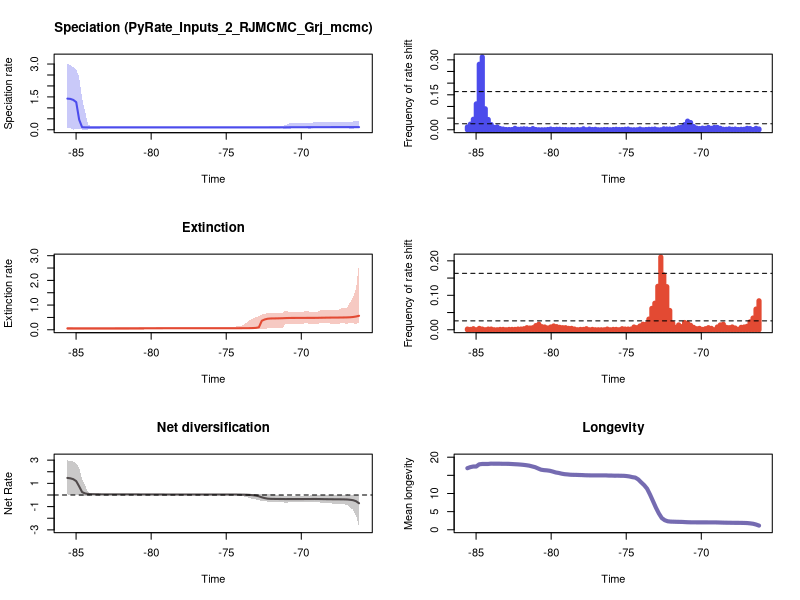

The R source for this figure:


pdf(file='./RTT_plots.pdf',width=10, height=15)
par(mfrow=c(3,2))
library(scales)

time=c(-66.15508150474699, -66.35128951515807,-66.54749752556916,-66.74370553598027,-66.93991354639135,-67.13612155680244,-67.33232956721355,-67.52853757762463,-67.72474558803574,-67.92095359844683,-68.11716160885791,-68.31336961926903,-68.50957762968011,-68.7057856400912,-68.9019936505023,-69.09820166091339,-69.2944096713245,-69.49061768173559,-69.68682569214667,-69.88303370255778,-70.07924171296887,-70.27544972337995,-70.47165773379106,-70.66786574420215,-70.86407375461323,-71.06028176502434,-71.25648977543543,-71.45269778584654,-71.64890579625762,-71.8451138066687,-72.04132181707982,-72.2375298274909,-72.43373783790199,-72.6299458483131,-72.82615385872418,-73.0223618691353,-73.21856987954638,-73.41477788995746,-73.61098590036858,-73.80719391077966,-74.00340192119074,-74.19960993160186,-74.39581794201294,-74.59202595242405,-74.78823396283514,-74.98444197324622,-75.18064998365733,-75.37685799406842,-75.5730660044795,-75.76927401489061,-75.9654820253017,-76.16169003571278,-76.35789804612389,-76.55410605653498,-76.75031406694609,-76.94652207735717,-77.14273008776826,-77.33893809817937,-77.53514610859045,-77.73135411900154,-77.92756212941265,-78.12377013982373,-78.31997815023485,-78.51618616064593,-78.71239417105701,-78.90860218146813,-79.10481019187921,-79.3010182022903,-79.4972262127014,-79.69343422311249,-79.88964223352357,-80.08585024393469,-80.28205825434577,-80.47826626475688,-80.67447427516797,-80.87068228557905,-81.06689029599016,-81.26309830640125,-81.45930631681233,-81.65551432722344,-81.85172233763453,-82.04793034804564,-82.24413835845672,-82.44034636886781,-82.63655437927892,-82.83276238969,-83.02897040010109,-83.2251784105122,-83.42138642092328,-83.61759443133437,-83.81380244174548,-84.01001045215656,-84.20621846256768,-84.40242647297876,-84.59863448338984,-84.79484249380096,-84.99105050421204,-85.18725851462312,-85.38346652503424,-85.57967453544532)
rate=c(0.12072220514739826, 0.12072220514739826,0.12037337792172532,0.12031039164251792,0.12031039164251792,0.12015068753698757,0.12000898593580178,0.12000898593580178,0.12010023204926715,0.12000898593580178,0.1197947300239798,0.11943272156720895,0.11929575947055049,0.11920377698146643,0.11898631201716675,0.11809700447652266,0.11744576996186532,0.1170782876884599,0.11674250176371491,0.11641994902765551,0.1162109180607935,0.11601625689991882,0.11591547220944277,0.11484406539665179,0.11341010759425543,0.11073122619409134,0.10910918815720927,0.10840820478246457,0.10838995768165567,0.10793687489491105,0.10780982894857469,0.10760833996752148,0.10753827005450026,0.10736769823797514,0.10731031148367763,0.10731031148367763,0.10726672388747002,0.10716571847362964,0.10716571847362964,0.10712595422994664,0.10712595422994664,0.10706576772907231,0.10706576772907231,0.10706576772907231,0.10706576772907231,0.10706576772907231,0.1068808833231199,0.1068808833231199,0.1068808833231199,0.1068808833231199,0.10679981544857121,0.10679981544857121,0.10679981544857121,0.1068808833231199,0.1068808833231199,0.1068808833231199,0.1068808833231199,0.10679981544857121,0.10679981544857121,0.10676906698380566,0.10676906698380566,0.10676906698380566,0.10676906698380566,0.10679981544857121,0.10679981544857121,0.10679981544857121,0.1068808833231199,0.1068808833231199,0.10698937069300707,0.10698937069300707,0.10706576772907231,0.10706576772907231,0.10710605551020692,0.10710605551020692,0.10710605551020692,0.10710605551020692,0.10710605551020692,0.10698937069300707,0.10679981544857121,0.1068808833231199,0.10679981544857121,0.10673867821629773,0.10679981544857121,0.1068808833231199,0.10679981544857121,0.10679981544857121,0.10676906698380566,0.10679981544857121,0.10706576772907231,0.10716571847362964,0.10726672388747002,0.10745845073511867,0.10811080626269196,0.11014593261078447,0.11601612744426612,0.46099595496417656,1.2608283982155029,1.362620336170485,1.4095820751083799,1.4209077877014642)
minHPD=c(0.06300832703476474, 0.06357503030533598,0.056514759040064116,0.056514759040064116,0.06300832703476474,0.06300832703476474,0.06300832703476474,0.05953282190783201,0.05953282190783201,0.05953282190783201,0.05953282190783201,0.06300832703476474,0.06300832703476474,0.06300832703476474,0.06300832703476474,0.06300832703476474,0.05953282190783201,0.05626612219969944,0.06300832703476474,0.06357503030533598,0.06357503030533598,0.06300832703476474,0.06300832703476474,0.05872875480256912,0.05383234867826682,0.05383234867826682,0.05829716673032728,0.06357503030533598,0.06300832703476474,0.06357503030533598,0.06398150923091953,0.06484237852617931,0.06555725943431794,0.06357503030533598,0.06398150923091953,0.06398150923091953,0.06421369278786,0.06484237852617931,0.06484237852617931,0.06484237852617931,0.06484237852617931,0.06555725943431794,0.06555725943431794,0.06555725943431794,0.06555725943431794,0.06555725943431794,0.06555725943431794,0.06555725943431794,0.06555725943431794,0.06555725943431794,0.06357503030533598,0.06281902648317918,0.06281902648317918,0.06357503030533598,0.06555725943431794,0.06555725943431794,0.06555725943431794,0.06555725943431794,0.06357503030533598,0.06281902648317918,0.06281902648317918,0.06281902648317918,0.06281902648317918,0.06281902648317918,0.06281902648317918,0.06281902648317918,0.06281902648317918,0.06281902648317918,0.06281902648317918,0.06281902648317918,0.06281902648317918,0.06555725943431794,0.06555725943431794,0.06555725943431794,0.06555725943431794,0.06555725943431794,0.06555725943431794,0.06484237852617931,0.06421369278786,0.06421369278786,0.06281902648317918,0.06281902648317918,0.06484237852617931,0.06398150923091953,0.06281902648317918,0.06281902648317918,0.06281902648317918,0.06281902648317918,0.05829716673032728,0.05589913450481924,0.05829716673032728,0.05323055625119605,0.005187561079873332,0.005744967703158071,0.005744967703158071,0.04428972012105385,0.05383234867826682,0.007206101124981135,0.06300832703476474,0.09974800144318362)
maxHPD=c(0.39631769064519184, 0.3944573058131149,0.37751488363739655,0.37389988098273913,0.3696485060397864,0.3560433113974491,0.3560433113974491,0.3486404709546551,0.3486404709546551,0.3486404709546551,0.3486404709546551,0.3486404709546551,0.345732157547514,0.345732157547514,0.3402869300548791,0.3355723585498419,0.3304699489327429,0.3163381691964673,0.31481198549104283,0.31481198549104283,0.31481198549104283,0.3136475152628799,0.3090711292549794,0.3020767060452175,0.278329861924228,0.2159665611910931,0.17502740529705607,0.17436138046747301,0.16811923259094583,0.1631970641576215,0.16118176742451754,0.16118176742451754,0.16118176742451754,0.1579312751260942,0.1579312751260942,0.1579312751260942,0.15770425733973448,0.1579312751260942,0.1579312751260942,0.15770425733973448,0.15770425733973448,0.1579312751260942,0.1579312751260942,0.1579312751260942,0.1579312751260942,0.1579312751260942,0.15770425733973448,0.15770425733973448,0.15770425733973448,0.15770425733973448,0.15549292329635203,0.1537149329279837,0.1537149329279837,0.15549292329635203,0.15770425733973448,0.15770425733973448,0.15770425733973448,0.15770425733973448,0.15549292329635203,0.15310793993106017,0.15310793993106017,0.15310793993106017,0.15310793993106017,0.1537149329279837,0.1537149329279837,0.1537149329279837,0.1537149329279837,0.1537149329279837,0.1537149329279837,0.1537149329279837,0.1537149329279837,0.15770425733973448,0.15770425733973448,0.15770425733973448,0.15770425733973448,0.15770425733973448,0.15770425733973448,0.1579312751260942,0.15770425733973448,0.1579312751260942,0.1579312751260942,0.15770425733973448,0.16118176742451754,0.16118176742451754,0.16118176742451754,0.16118176742451754,0.1629034031647248,0.1629034031647248,0.16118176742451754,0.1631970641576215,0.17430974746512842,0.18198385428638386,0.23987675555274862,0.8688615248177877,1.4094346963487807,2.4051932158983846,2.7595522914567794,2.857406495358648,2.961930692208235,3.017594167658986)
remove_na = !is.na(rate)
time = time[remove_na]
plot(time,time,type = 'n', ylim = c(0, 3.319353584424885), xlim = c(-85.67777854065088,-66.05697749954143), ylab = 'Speciation rate', xlab = 'Time',main='Speciation (PyRate_Inputs_2_RJMCMC_Grj_mcmc)' )
polygon(c(time, rev(time)), c(maxHPD[remove_na], rev(minHPD[remove_na])), col = alpha('#4c4cec',0.3), border = NA)
lines(time,rate[remove_na], col = '#4c4cec', lwd=2)
mids=c(-66.1560724542945, -66.35426236380067,-66.55245227330681,-66.75064218281298,-66.94883209231912,-67.14702200182529,-67.34521191133146,-67.5434018208376,-67.74159173034377,-67.93978163984991,-68.13797154935608,-68.33616145886222,-68.53435136836839,-68.73254127787453,-68.9307311873807,-69.12892109688684,-69.32711100639301,-69.52530091589915,-69.72349082540532,-69.92168073491146,-70.11987064441763,-70.3180605539238,-70.51625046342994,-70.71444037293611,-70.91263028244225,-71.11082019194842,-71.30901010145456,-71.50720001096073,-71.70538992046687,-71.90357982997304,-72.10176973947918,-72.29995964898535,-72.49814955849149,-72.69633946799766,-72.8945293775038,-73.09271928700997,-73.29090919651614,-73.48909910602228,-73.68728901552845,-73.88547892503459,-74.08366883454076,-74.2818587440469,-74.48004865355307,-74.67823856305921,-74.87642847256538,-75.07461838207152,-75.27280829157769,-75.47099820108383,-75.66918811059,-75.86737802009617,-76.06556792960231,-76.26375783910848,-76.46194774861462,-76.66013765812079,-76.85832756762693,-77.0565174771331,-77.25470738663924,-77.45289729614541,-77.65108720565155,-77.84927711515772,-78.04746702466386,-78.24565693417003,-78.44384684367617,-78.64203675318234,-78.84022666268851,-79.03841657219465,-79.23660648170082,-79.43479639120696,-79.63298630071313,-79.83117621021927,-80.02936611972544,-80.22755602923158,-80.42574593873775,-80.62393584824389,-80.82212575775006,-81.0203156672562,-81.21850557676237,-81.41669548626854,-81.61488539577468,-81.81307530528085,-82.01126521478699,-82.20945512429316,-82.4076450337993,-82.60583494330547,-82.80402485281161,-83.00221476231778,-83.20040467182392,-83.39859458133009,-83.59678449083623,-83.7949744003424,-83.99316430984857,-84.19135421935471,-84.38954412886088,-84.58773403836702,-84.78592394787319,-84.98411385737933,-85.1823037668855,-85.38049367639164,-85.5786835858978)
counts=c(0.003, 0.006,0.001,0.005,0.006,0.002,0.002,0.001,0.003,0.002,0.004,0.002,0.002,0.006,0.01,0.01,0.006,0.01,0.006,0.007,0.005,0.007,0.014,0.031,0.037,0.022,0.011,0.009,0.005,0.002,0.003,0.003,0.004,0.0,0.0,0.003,0.002,0.002,0.001,0.0,0.003,0.0,0.0,0.0,0.003,0.002,0.001,0.001,0.002,0.001,0.0,0.001,0.001,0.0,0.0,0.002,0.001,0.003,0.0,0.004,0.0,0.001,0.0,0.001,0.0,0.001,0.001,0.002,0.002,0.001,0.003,0.001,0.0,0.0,0.0,0.001,0.005,0.001,0.003,0.004,0.003,0.002,0.006,0.001,0.001,0.001,0.003,0.005,0.012,0.01,0.022,0.044,0.09,0.312,0.281,0.111,0.045,0.024,0.012)
plot(mids,counts,type = 'h', xlim = c(-85.67777854065088,-66.05697749954143), ylim=c(0,0.312), ylab = 'Frequency of rate shift', xlab = 'Time',lwd=5,col='#4c4cec')
bf2 = 0.025812591584077275
bf6 = 0.16372883894523804
abline(h=bf2, lty=2)
abline(h=bf6, lty=2)

time=c(-66.15508150474699, -66.35128951515807,-66.54749752556916,-66.74370553598027,-66.93991354639135,-67.13612155680244,-67.33232956721355,-67.52853757762463,-67.72474558803574,-67.92095359844683,-68.11716160885791,-68.31336961926903,-68.50957762968011,-68.7057856400912,-68.9019936505023,-69.09820166091339,-69.2944096713245,-69.49061768173559,-69.68682569214667,-69.88303370255778,-70.07924171296887,-70.27544972337995,-70.47165773379106,-70.66786574420215,-70.86407375461323,-71.06028176502434,-71.25648977543543,-71.45269778584654,-71.64890579625762,-71.8451138066687,-72.04132181707982,-72.2375298274909,-72.43373783790199,-72.6299458483131,-72.82615385872418,-73.0223618691353,-73.21856987954638,-73.41477788995746,-73.61098590036858,-73.80719391077966,-74.00340192119074,-74.19960993160186,-74.39581794201294,-74.59202595242405,-74.78823396283514,-74.98444197324622,-75.18064998365733,-75.37685799406842,-75.5730660044795,-75.76927401489061,-75.9654820253017,-76.16169003571278,-76.35789804612389,-76.55410605653498,-76.75031406694609,-76.94652207735717,-77.14273008776826,-77.33893809817937,-77.53514610859045,-77.73135411900154,-77.92756212941265,-78.12377013982373,-78.31997815023485,-78.51618616064593,-78.71239417105701,-78.90860218146813,-79.10481019187921,-79.3010182022903,-79.4972262127014,-79.69343422311249,-79.88964223352357,-80.08585024393469,-80.28205825434577,-80.47826626475688,-80.67447427516797,-80.87068228557905,-81.06689029599016,-81.26309830640125,-81.45930631681233,-81.65551432722344,-81.85172233763453,-82.04793034804564,-82.24413835845672,-82.44034636886781,-82.63655437927892,-82.83276238969,-83.02897040010109,-83.2251784105122,-83.42138642092328,-83.61759443133437,-83.81380244174548,-84.01001045215656,-84.20621846256768,-84.40242647297876,-84.59863448338984,-84.79484249380096,-84.99105050421204,-85.18725851462312,-85.38346652503424,-85.57967453544532)
rate=c(0.5663512632891701, 0.5370273735895656,0.5175479792472525,0.5066166449565876,0.5012136213464762,0.4987163672341129,0.49700907243146825,0.4952049059135196,0.49500610314374616,0.49394284822810325,0.4925535789478479,0.49115846398657786,0.48842973641886445,0.4869149760663546,0.483971798616013,0.4823248927445505,0.4823248927445505,0.4822627132421217,0.4815723815765913,0.4815723815765913,0.48082541340759855,0.48008758518927797,0.47949706633192873,0.4792006475755861,0.47689164582214605,0.47319351358830836,0.46749702234851204,0.4641957766470819,0.4610998506246604,0.4592654437077075,0.45716137167853527,0.44765894910794646,0.418266578964691,0.36474808598862773,0.09951766432209647,0.07667913457625838,0.06996755036621738,0.06654767280995436,0.06491048273201368,0.06443419231608234,0.06373672249367032,0.06288444297960366,0.06257004087650758,0.06257004087650758,0.06251171924654012,0.0624044081068473,0.0624044081068473,0.0624044081068473,0.0624044081068473,0.062465880726439195,0.0624044081068473,0.0624044081068473,0.0623249964049382,0.0623249964049382,0.0623249964049382,0.0623249964049382,0.0623249964049382,0.0623249964049382,0.062269141133123276,0.062269141133123276,0.06203987807071723,0.06195555562349808,0.06186572282163595,0.061770325768735666,0.06170405720175133,0.061598088205605514,0.06155398005837111,0.06107303849586491,0.06085489489737983,0.060481400969162984,0.059944391997533125,0.05919204272188947,0.058840851376885175,0.058533601856491764,0.05836558836476449,0.05754272063040686,0.056803068805054785,0.056476880842974454,0.05580934822947638,0.05562624638593454,0.055456439812097386,0.05533273035090074,0.05519082939374996,0.05507761171579435,0.055032494860973044,0.05500999711406011,0.05500904058281393,0.05500904058281393,0.05500434546812637,0.05500434546812637,0.05500434546812637,0.05497188203886742,0.05500434546812637,0.05497188203886742,0.05497188203886742,0.05500434546812637,0.055055488188740564,0.055055488188740564,0.055286868424202995,0.05533273035090074)
minHPD=c(0.2728112303480977, 0.2368925759778695,0.2602803689615109,0.28229753292475895,0.2368925759778695,0.2602803689615109,0.28229753292475895,0.2368925759778695,0.2368925759778695,0.2368925759778695,0.2602803689615109,0.2602803689615109,0.2655298711262404,0.28229753292475895,0.23195403573934398,0.23195403573934398,0.23195403573934398,0.24649014288055462,0.28229753292475895,0.23195403573934398,0.23195403573934398,0.23195403573934398,0.23195403573934398,0.23195403573934398,0.22682403744734117,0.21768507572354379,0.07922751261608715,0.07091589280859746,0.06759306175555418,0.06759306175555418,0.06161375253742398,0.05866551224856538,0.03745325995260829,0.03249822119635895,0.02314236791270565,0.026065824934226482,0.022944362857773216,0.024972116078473987,0.018316644286353836,0.018316644286353836,0.022944362857773216,0.022944362857773216,0.022944362857773216,0.022944362857773216,0.022944362857773216,0.022944362857773216,0.019653603359336233,0.019653603359336233,0.019653603359336233,0.022944362857773216,0.022944362857773216,0.022944362857773216,0.024209745025597442,0.024209745025597442,0.024209745025597442,0.024209745025597442,0.024209745025597442,0.024209745025597442,0.022944362857773216,0.024209745025597442,0.024457773007524754,0.024972116078473987,0.024972116078473987,0.024972116078473987,0.024972116078473987,0.024209745025597442,0.02236337224186473,0.022944362857773216,0.022944362857773216,0.02236337224186473,0.01621455111947815,0.012705419292183934,0.01192285690471906,0.01192285690471906,0.005671518657551779,0.00408883748701761,0.000342828112010499,0.00031152798669707856,0.00031152798669707856,0.00031152798669707856,0.000197280774375791,0.000197280774375791,0.00031152798669707856,0.00031152798669707856,0.000197280774375791,0.00031152798669707856,0.00031152798669707856,0.00031152798669707856,0.00031152798669707856,0.00031152798669707856,0.00031152798669707856,0.00031152798669707856,0.000197280774375791,0.000197280774375791,0.000197280774375791,0.00031152798669707856,0.000197280774375791,0.000197280774375791,0.00031152798669707856,0.000197280774375791)
maxHPD=c(2.6779347165476635, 1.6798695863488255,1.314300511809801,1.122259419942329,0.8991399681034872,0.8786603431091701,0.8689387256236181,0.8079575721605814,0.8059686261343816,0.7916645257230168,0.7916645257230168,0.7901527074261424,0.7916645257230168,0.7916645257230168,0.7316677590978021,0.729341040932496,0.729341040932496,0.7401224341549179,0.7729481397948542,0.7303137025978164,0.7303137025978164,0.729341040932496,0.729341040932496,0.7303137025978164,0.7401224341549179,0.7729481397948542,0.6943205450277,0.6830307692742353,0.6830307692742353,0.6830307692742353,0.6792090136695444,0.6809565502928582,0.6395486879360789,0.6190125500933666,0.551561465986338,0.5067601693357,0.4586986414905581,0.400075578442934,0.3051647753080085,0.22164227649463664,0.15528350795835202,0.13802404086569323,0.13134548653696781,0.1286064238362881,0.12428386304993405,0.12024342810964797,0.11455278021126497,0.11455278021126497,0.113960125298207,0.11455278021126497,0.113960125298207,0.113960125298207,0.11455278021126497,0.11455278021126497,0.11455278021126497,0.11455278021126497,0.11455278021126497,0.11455278021126497,0.113960125298207,0.11455278021126497,0.113960125298207,0.113960125298207,0.11386620410888901,0.113960125298207,0.113960125298207,0.11455278021126497,0.11066614873331912,0.11386620410888901,0.11386620410888901,0.113960125298207,0.11066614873331912,0.10877464240066106,0.10877464240066106,0.10840449436665912,0.10478657906988337,0.10478657906988337,0.09891598591787666,0.09645042536773683,0.09549905440348568,0.09397278942986009,0.09374737248482144,0.09374737248482144,0.09374737248482144,0.09374737248482144,0.09311564516498003,0.09311564516498003,0.09311564516498003,0.09311564516498003,0.09311564516498003,0.09311564516498003,0.09311564516498003,0.09311564516498003,0.09311564516498003,0.09311564516498003,0.09311564516498003,0.09374737248482144,0.09444188751067406,0.09444188751067406,0.0960365004395387,0.0960365004395387)
remove_na = !is.na(rate)
time = time[remove_na]
plot(time,time,type = 'n', ylim = c(0, 2.94572818820243), xlim = c(-85.67777854065088,-66.05697749954143), ylab = 'Extinction rate', xlab = 'Time',main='Extinction' )
polygon(c(time, rev(time)), c(maxHPD[remove_na], rev(minHPD[remove_na])), col = alpha('#e34a33',0.3), border = NA)
lines(time,rate[remove_na], col = '#e34a33', lwd=2)
mids=c(-66.1560724542945, -66.35426236380067,-66.55245227330681,-66.75064218281298,-66.94883209231912,-67.14702200182529,-67.34521191133146,-67.5434018208376,-67.74159173034377,-67.93978163984991,-68.13797154935608,-68.33616145886222,-68.53435136836839,-68.73254127787453,-68.9307311873807,-69.12892109688684,-69.32711100639301,-69.52530091589915,-69.72349082540532,-69.92168073491146,-70.11987064441763,-70.3180605539238,-70.51625046342994,-70.71444037293611,-70.91263028244225,-71.11082019194842,-71.30901010145456,-71.50720001096073,-71.70538992046687,-71.90357982997304,-72.10176973947918,-72.29995964898535,-72.49814955849149,-72.69633946799766,-72.8945293775038,-73.09271928700997,-73.29090919651614,-73.48909910602228,-73.68728901552845,-73.88547892503459,-74.08366883454076,-74.2818587440469,-74.48004865355307,-74.67823856305921,-74.87642847256538,-75.07461838207152,-75.27280829157769,-75.47099820108383,-75.66918811059,-75.86737802009617,-76.06556792960231,-76.26375783910848,-76.46194774861462,-76.66013765812079,-76.85832756762693,-77.0565174771331,-77.25470738663924,-77.45289729614541,-77.65108720565155,-77.84927711515772,-78.04746702466386,-78.24565693417003,-78.44384684367617,-78.64203675318234,-78.84022666268851,-79.03841657219465,-79.23660648170082,-79.43479639120696,-79.63298630071313,-79.83117621021927,-80.02936611972544,-80.22755602923158,-80.42574593873775,-80.62393584824389,-80.82212575775006,-81.0203156672562,-81.21850557676237,-81.41669548626854,-81.61488539577468,-81.81307530528085,-82.01126521478699,-82.20945512429316,-82.4076450337993,-82.60583494330547,-82.80402485281161,-83.00221476231778,-83.20040467182392,-83.39859458133009,-83.59678449083623,-83.7949744003424,-83.99316430984857,-84.19135421935471,-84.38954412886088,-84.58773403836702,-84.78592394787319,-84.98411385737933,-85.1823037668855,-85.38049367639164,-85.5786835858978)
counts=c(0.084, 0.06,0.034,0.023,0.01,0.008,0.007,0.001,0.005,0.008,0.006,0.007,0.016,0.014,0.008,0.0,0.004,0.006,0.003,0.001,0.004,0.003,0.007,0.013,0.019,0.021,0.009,0.014,0.007,0.019,0.056,0.125,0.159,0.211,0.126,0.077,0.062,0.031,0.016,0.016,0.011,0.006,0.008,0.002,0.002,0.002,0.003,0.0,0.001,0.001,0.0,0.002,0.0,0.0,0.0,0.0,0.001,0.0,0.003,0.001,0.001,0.0,0.002,0.004,0.004,0.006,0.006,0.007,0.009,0.011,0.008,0.005,0.008,0.009,0.016,0.012,0.006,0.005,0.006,0.003,0.002,0.002,0.001,0.001,0.001,0.0,0.001,0.001,0.0,0.0,0.002,0.002,0.0,0.002,0.004,0.0,0.003,0.001,0.002)
plot(mids,counts,type = 'h', xlim = c(-85.67777854065088,-66.05697749954143), ylim=c(0,0.211), ylab = 'Frequency of rate shift', xlab = 'Time',lwd=5,col='#e34a33')
abline(h=bf2, lty=2)
abline(h=bf6, lty=2)
#Net Diversification Rate
time=c(-66.15508150474699, -66.35128951515807,-66.54749752556916,-66.74370553598027,-66.93991354639135,-67.13612155680244,-67.33232956721355,-67.52853757762463,-67.72474558803574,-67.92095359844683,-68.11716160885791,-68.31336961926903,-68.50957762968011,-68.7057856400912,-68.9019936505023,-69.09820166091339,-69.2944096713245,-69.49061768173559,-69.68682569214667,-69.88303370255778,-70.07924171296887,-70.27544972337995,-70.47165773379106,-70.66786574420215,-70.86407375461323,-71.06028176502434,-71.25648977543543,-71.45269778584654,-71.64890579625762,-71.8451138066687,-72.04132181707982,-72.2375298274909,-72.43373783790199,-72.6299458483131,-72.82615385872418,-73.0223618691353,-73.21856987954638,-73.41477788995746,-73.61098590036858,-73.80719391077966,-74.00340192119074,-74.19960993160186,-74.39581794201294,-74.59202595242405,-74.78823396283514,-74.98444197324622,-75.18064998365733,-75.37685799406842,-75.5730660044795,-75.76927401489061,-75.9654820253017,-76.16169003571278,-76.35789804612389,-76.55410605653498,-76.75031406694609,-76.94652207735717,-77.14273008776826,-77.33893809817937,-77.53514610859045,-77.73135411900154,-77.92756212941265,-78.12377013982373,-78.31997815023485,-78.51618616064593,-78.71239417105701,-78.90860218146813,-79.10481019187921,-79.3010182022903,-79.4972262127014,-79.69343422311249,-79.88964223352357,-80.08585024393469,-80.28205825434577,-80.47826626475688,-80.67447427516797,-80.87068228557905,-81.06689029599016,-81.26309830640125,-81.45930631681233,-81.65551432722344,-81.85172233763453,-82.04793034804564,-82.24413835845672,-82.44034636886781,-82.63655437927892,-82.83276238969,-83.02897040010109,-83.2251784105122,-83.42138642092328,-83.61759443133437,-83.81380244174548,-84.01001045215656,-84.20621846256768,-84.40242647297876,-84.59863448338984,-84.79484249380096,-84.99105050421204,-85.18725851462312,-85.38346652503424,-85.57967453544532)
net_rate=c(-0.7112220221337723, -0.5362921397319527,-0.44893411616401846,-0.41219813325414256,-0.3863861890702999,-0.37900122273717657,-0.37472128609110417,-0.3714917612363026,-0.3701592152590671,-0.3683314892947012,-0.3638015969229091,-0.3622039481658149,-0.35806057431246624,-0.3519347943794676,-0.3467558205902053,-0.34404839978661994,-0.345625994191149,-0.34754103341451814,-0.3491030232764215,-0.35033599068980553,-0.3505734360522826,-0.3501938679951704,-0.3508178506726155,-0.35117193002965313,-0.3505945376049387,-0.3524556961622331,-0.34638735152512506,-0.34496976609752245,-0.3421726786875411,-0.33769280728457995,-0.3333457611967011,-0.3166457566193971,-0.26894471926800917,-0.20022287510899825,-0.11214154413739391,-0.05383692519151577,-0.016392139772798846,0.0067416563110557215,0.02148783193028278,0.02839698254092601,0.033132095421060825,0.03747325950086261,0.03996397242422018,0.04057355088101276,0.04146351631553928,0.041981541850357615,0.04210662006676863,0.042135858295969414,0.042314059764139704,0.04224612525839347,0.04233186786796575,0.04229248957089246,0.04252763496367829,0.04257660454947989,0.04262528658204133,0.04262528658204133,0.04262496589796508,0.04258734723158088,0.042609948365109264,0.042571603846265654,0.04274639926883038,0.042889141391886945,0.04303514700949844,0.04320814049778144,0.043304858888207,0.043682398316710676,0.04411362259131519,0.044696303018635655,0.04556999509561933,0.04608971425026385,0.04712232693426984,0.04800098413601389,0.04848341787767127,0.04870619261945779,0.04916620112752367,0.05036597939996057,0.05157891386287877,0.05201257861683628,0.05251479549296029,0.05306161159632604,0.05342499924060679,0.05345872215828826,0.05388097509576182,0.054427530361615795,0.054782114204375607,0.05495264857156546,0.05487790110386669,0.055221934064773374,0.0558408043754899,0.057880141517613004,0.06210613510334595,0.06961436550603742,0.08711467245674212,0.1353511289341283,0.2477233479398231,0.739594472188835,1.1915498381872462,1.3611940855704028,1.4343734942007438,1.4678401610209202)
net_minHPD=c(-2.720469500227397, -1.7729817830801389,-1.2918643691897047,-1.0734276663499585,-0.8595253431587059,-0.7956698161714633,-0.7494289142751418,-0.7410224624380723,-0.7294309816222284,-0.7494289142751418,-0.6980448451596222,-0.6961953286119898,-0.6980448451596222,-0.6478097109778267,-0.638725508435091,-0.6205005737468319,-0.6205005737468319,-0.6350988425803581,-0.6205005737468319,-0.638725508435091,-0.638725508435091,-0.6205005737468319,-0.6205005737468319,-0.6205005737468319,-0.6350988425803581,-0.6860892039727802,-0.5987514244286697,-0.5840778447015464,-0.6030472577171111,-0.5875365549701441,-0.5840778447015464,-0.564977885176936,-0.5397353322605823,-0.5057092721989243,-0.4495997448077498,-0.38882017333675933,-0.35189703753233104,-0.2888166440040372,-0.18500597355092757,-0.127009706393862,-0.05788714234583221,-0.03781229528020488,-0.029919621604065957,-0.02970105575127971,-0.025828178892492004,-0.024015740487823116,-0.019533600114576374,-0.019533600114576374,-0.017645981596184607,-0.017645981596184607,-0.01571786837730356,-0.014981023937461965,-0.016126810198353186,-0.016126810198353186,-0.016126810198353186,-0.016126810198353186,-0.016126810198353186,-0.014981023937461965,-0.01571786837730356,-0.014981023937461965,-0.016126810198353186,-0.01571786837730356,-0.016126810198353186,-0.01571786837730356,-0.016126810198353186,-0.016126810198353186,-0.01571786837730356,-0.014321906065997397,-0.013789533449567973,-0.01307248132226109,-0.01307248132226109,-0.016126810198353186,-0.011281338397072682,-0.011281338397072682,-0.011281338397072682,-0.011281338397072682,-0.011281338397072682,-0.014981023937461965,-0.007791091087682694,-0.007676618076436034,-0.011023713217125197,-0.011281338397072682,-0.007791091087682694,-0.007791091087682694,-0.011023713217125197,-0.011023713217125197,-0.011023713217125197,-0.011023713217125197,-0.01307248132226109,-0.016126810198353186,-0.018100639059773438,-0.029546416697538963,-0.07895252560765564,-0.06101104420113245,-0.05252311564682034,-0.05252311564682034,-0.007676618076436034,-0.0036947894053555863,0.004832102081280279,0.05057181482700775)
net_maxHPD=c(-0.0020787340286623768, -0.007065607794402851,-0.007065607794402851,-0.028895314315217024,0.05408123209471821,-0.007065607794402851,-0.0020787340286623768,-0.007760618593699253,-0.0020787340286623768,-0.028895314315217024,-0.0020787340286623768,-0.007065607794402851,-0.02496297412312387,-0.0020787340286623768,-0.0193784629449662,-0.028895314315217024,-0.02496297412312387,-0.05547734302218704,-0.053725941895478246,-0.0674170365414579,-0.0674170365414579,-0.053725941895478246,-0.05547734302218704,-0.053725941895478246,-0.0674170365414579,-0.09393949821338754,0.02750025374291651,0.04177907072086494,0.03415161487582859,0.04629649363009379,0.0521492931019743,0.07195247523024523,0.08180101621840943,0.10671222701843838,0.1056279820995715,0.11287607941282243,0.12291237555507704,0.11287607941282243,0.12751858140053043,0.12751858140053043,0.12751858140053043,0.11287607941282243,0.11287607941282243,0.11084662795692793,0.11084662795692793,0.11084662795692793,0.11287607941282243,0.11287607941282243,0.11287607941282243,0.11287607941282243,0.11287607941282243,0.11287607941282243,0.11084662795692793,0.11084662795692793,0.11084662795692793,0.11084662795692793,0.11084662795692793,0.11287607941282243,0.11084662795692793,0.11084662795692793,0.10883894132668781,0.10883894132668781,0.10742272000404543,0.10883894132668781,0.10742272000404543,0.1068230185753362,0.10742272000404543,0.10742272000404543,0.10742272000404543,0.10742272000404543,0.10742272000404543,0.10742272000404543,0.11366979779187622,0.11398176786662989,0.11398176786662989,0.11657531859666548,0.11700802364475398,0.11657531859666548,0.1241204570565305,0.1241204570565305,0.12239634134581676,0.12239634134581676,0.12676877444006704,0.127609148648729,0.12676877444006704,0.12708877418546916,0.12708877418546916,0.127609148648729,0.127609148648729,0.1318471059703239,0.14247176163216257,0.14790277343195507,0.23509146424534563,0.8640423454873217,1.3514664630860294,2.3313690695171614,2.7301382217917816,2.8799105876766466,2.9439641131146033,2.968980894120448)
remove_na = !is.na(net_rate)
time = time[remove_na]
plot(time,time,type = 'n', ylim = c(-2.992516450250137, 3.265878983532493), xlim = c(-85.67777854065088,-66.05697749954143), ylab = 'Net Rate', xlab = 'Time',lwd=2, main='Net diversification', col= '#504A4B' )
polygon(c(time, rev(time)), c(net_maxHPD[remove_na], rev(net_minHPD[remove_na])), col = alpha('#504A4B',0.3), border = NA)
lines(time,net_rate[remove_na], col = '#504A4B', lwd=2)
abline(h=0,lty=2)


time=c(-66.15508150474699, -66.35128951515807,-66.54749752556916,-66.74370553598027,-66.93991354639135,-67.13612155680244,-67.33232956721355,-67.52853757762463,-67.72474558803574,-67.92095359844683,-68.11716160885791,-68.31336961926903,-68.50957762968011,-68.7057856400912,-68.9019936505023,-69.09820166091339,-69.2944096713245,-69.49061768173559,-69.68682569214667,-69.88303370255778,-70.07924171296887,-70.27544972337995,-70.47165773379106,-70.66786574420215,-70.86407375461323,-71.06028176502434,-71.25648977543543,-71.45269778584654,-71.64890579625762,-71.8451138066687,-72.04132181707982,-72.2375298274909,-72.43373783790199,-72.6299458483131,-72.82615385872418,-73.0223618691353,-73.21856987954638,-73.41477788995746,-73.61098590036858,-73.80719391077966,-74.00340192119074,-74.19960993160186,-74.39581794201294,-74.59202595242405,-74.78823396283514,-74.98444197324622,-75.18064998365733,-75.37685799406842,-75.5730660044795,-75.76927401489061,-75.9654820253017,-76.16169003571278,-76.35789804612389,-76.55410605653498,-76.75031406694609,-76.94652207735717,-77.14273008776826,-77.33893809817937,-77.53514610859045,-77.73135411900154,-77.92756212941265,-78.12377013982373,-78.31997815023485,-78.51618616064593,-78.71239417105701,-78.90860218146813,-79.10481019187921,-79.3010182022903,-79.4972262127014,-79.69343422311249,-79.88964223352357,-80.08585024393469,-80.28205825434577,-80.47826626475688,-80.67447427516797,-80.87068228557905,-81.06689029599016,-81.26309830640125,-81.45930631681233,-81.65551432722344,-81.85172233763453,-82.04793034804564,-82.24413835845672,-82.44034636886781,-82.63655437927892,-82.83276238969,-83.02897040010109,-83.2251784105122,-83.42138642092328,-83.61759443133437,-83.81380244174548,-84.01001045215656,-84.20621846256768,-84.40242647297876,-84.59863448338984,-84.79484249380096,-84.99105050421204,-85.18725851462312,-85.38346652503424,-85.57967453544532)
rate=c(1.1501274926767537, 1.4412989753607985,1.6557066462519106,1.7658078761971123,1.8502615147100703,1.8800959295797703,1.8984517827859717,1.9092442983748887,1.9138358158083653,1.9206982567247561,1.9385556412446423,1.9473065842433108,1.9642940168645222,1.9888608089984556,2.014681826014337,2.0360494949962753,2.0360494949962753,2.035250299302341,2.0380107037543214,2.0378844179896403,2.0398967494267413,2.0439889001130824,2.047123405118048,2.051486660382152,2.0727771553995797,2.108362045717242,2.1610791408039054,2.17833807739349,2.1980665746601815,2.224831781278446,2.2494925262749894,2.339745794604633,2.6349074346311347,3.220824582009868,4.497690255646355,6.096381723459474,7.908366895102497,9.706967656135495,11.325929687606958,12.305190346107993,13.06653091634116,13.881940701725458,14.379111853805275,14.506262096111566,14.695988361764616,14.80872566839704,14.877745905315328,14.88422052553767,14.91480413607956,14.899707307919341,14.937985013018842,14.937985013018842,14.990641114312112,14.9860898186546,14.9860898186546,14.9860898186546,14.9860898186546,14.9860898186546,15.005534918591245,15.025496055955177,15.071377095662994,15.093498720072617,15.126834263292393,15.14077262158633,15.168015762153734,15.255376039207558,15.324829938500892,15.462905621130167,15.662869726192065,15.794219080623597,16.041188274192,16.257850761513716,16.369697921780315,16.436582560547564,16.561805841579666,16.897568896487645,17.25114215880037,17.459711436795853,17.670947616023728,17.79751950761345,17.897134724799372,17.974202371944415,18.035508579196218,18.07503300918572,18.12568813708103,18.169928402023533,18.18298167572676,18.18298167572676,18.20647055944507,18.207877958644758,18.207877958644758,18.22651400723231,18.134455536926374,18.13602267842537,18.13602267842537,18.031778664997777,17.43631521224923,17.43631521224923,17.26398298057638,16.972131249186692)
minHPD=c(1.1501274926767537, 1.4412989753607985,1.6557066462519106,1.7658078761971123,1.8502615147100703,1.8800959295797703,1.8984517827859717,1.9092442983748887,1.9138358158083653,1.9206982567247561,1.9385556412446423,1.9473065842433108,1.9642940168645222,1.9888608089984556,2.014681826014337,2.0360494949962753,2.0360494949962753,2.035250299302341,2.0380107037543214,2.0378844179896403,2.0398967494267413,2.0439889001130824,2.047123405118048,2.051486660382152,2.0727771553995797,2.108362045717242,2.1610791408039054,2.17833807739349,2.1980665746601815,2.224831781278446,2.2494925262749894,2.339745794604633,2.6349074346311347,3.220824582009868,4.497690255646355,6.096381723459474,7.908366895102497,9.706967656135495,11.325929687606958,12.305190346107993,13.06653091634116,13.881940701725458,14.379111853805275,14.506262096111566,14.695988361764616,14.80872566839704,14.877745905315328,14.88422052553767,14.91480413607956,14.899707307919341,14.937985013018842,14.937985013018842,14.990641114312112,14.9860898186546,14.9860898186546,14.9860898186546,14.9860898186546,14.9860898186546,15.005534918591245,15.025496055955177,15.071377095662994,15.093498720072617,15.126834263292393,15.14077262158633,15.168015762153734,15.255376039207558,15.324829938500892,15.462905621130167,15.662869726192065,15.794219080623597,16.041188274192,16.257850761513716,16.369697921780315,16.436582560547564,16.561805841579666,16.897568896487645,17.25114215880037,17.459711436795853,17.670947616023728,17.79751950761345,17.897134724799372,17.974202371944415,18.035508579196218,18.07503300918572,18.12568813708103,18.169928402023533,18.18298167572676,18.18298167572676,18.20647055944507,18.207877958644758,18.207877958644758,18.22651400723231,18.134455536926374,18.13602267842537,18.13602267842537,18.031778664997777,17.43631521224923,17.43631521224923,17.26398298057638,16.972131249186692)
maxHPD=c(1.1501274926767537, 1.4412989753607985,1.6557066462519106,1.7658078761971123,1.8502615147100703,1.8800959295797703,1.8984517827859717,1.9092442983748887,1.9138358158083653,1.9206982567247561,1.9385556412446423,1.9473065842433108,1.9642940168645222,1.9888608089984556,2.014681826014337,2.0360494949962753,2.0360494949962753,2.035250299302341,2.0380107037543214,2.0378844179896403,2.0398967494267413,2.0439889001130824,2.047123405118048,2.051486660382152,2.0727771553995797,2.108362045717242,2.1610791408039054,2.17833807739349,2.1980665746601815,2.224831781278446,2.2494925262749894,2.339745794604633,2.6349074346311347,3.220824582009868,4.497690255646355,6.096381723459474,7.908366895102497,9.706967656135495,11.325929687606958,12.305190346107993,13.06653091634116,13.881940701725458,14.379111853805275,14.506262096111566,14.695988361764616,14.80872566839704,14.877745905315328,14.88422052553767,14.91480413607956,14.899707307919341,14.937985013018842,14.937985013018842,14.990641114312112,14.9860898186546,14.9860898186546,14.9860898186546,14.9860898186546,14.9860898186546,15.005534918591245,15.025496055955177,15.071377095662994,15.093498720072617,15.126834263292393,15.14077262158633,15.168015762153734,15.255376039207558,15.324829938500892,15.462905621130167,15.662869726192065,15.794219080623597,16.041188274192,16.257850761513716,16.369697921780315,16.436582560547564,16.561805841579666,16.897568896487645,17.25114215880037,17.459711436795853,17.670947616023728,17.79751950761345,17.897134724799372,17.974202371944415,18.035508579196218,18.07503300918572,18.12568813708103,18.169928402023533,18.18298167572676,18.18298167572676,18.20647055944507,18.207877958644758,18.207877958644758,18.22651400723231,18.134455536926374,18.13602267842537,18.13602267842537,18.031778664997777,17.43631521224923,17.43631521224923,17.26398298057638,16.972131249186692)
remove_na = !is.na(rate)
time = time[remove_na]
plot(time,time,type = 'n', ylim = c(0, 20.04916540795554), xlim = c(-85.67777854065088,-66.05697749954143), ylab = 'Mean longevity', xlab = 'Time',main='Longevity' )
polygon(c(time, rev(time)), c(maxHPD[remove_na], rev(minHPD[remove_na])), col = alpha('#756bb1',0.3), border = NA)
lines(time,rate[remove_na], col = '#756bb1', lwd=4)

n <- dev.off()
